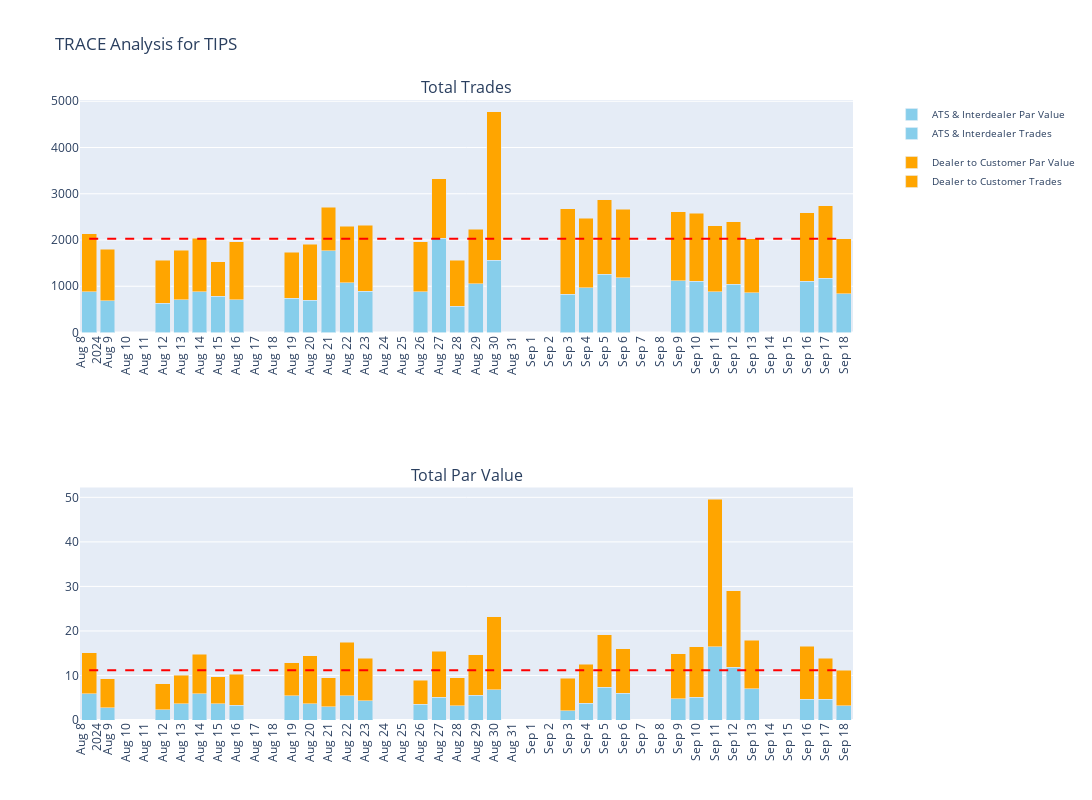

Notebook source saved alongside this figure:
### Code cell
df_TIPS = df[df[('Category', 'Unnamed: 0_level_1')] == "TIPS"]

fig = make_subplots(
    rows=2, cols=1, 
    subplot_titles=[
        f'Total Trades', 
        f'Total Par Value'
    ]
)

add_traces(df_TIPS, 0)  


fig.update_layout(
    height=800,
    width=1500,
    barmode='stack',
    title_text=f'TRACE Analysis for TIPS',
    showlegend=True,
    legend=dict(
        x=1.05,  
        y=1,
        font=dict(size=10)
    )
)

fig.update_xaxes(
    tickangle=-90,
    nticks=len(df_TIPS['Date']),
    tickmode="linear"
)

fig.show()

### Figure 1 — Plotly figure (JSON) as saved in the notebook; plotly's stock layout.template omitted (floating-point values rounded to 4 significant figures)
{"data": [{"legendgroup": "ATS & Interdealer", "marker": {"color": "skyblue"}, "name": "ATS & Interdealer Trades", "showlegend": true, "type": "bar", "x": ["2024-08-08", "2024-08-09", "2024-08-12", "2024-08-13", "2024-08-14", "2024-08-15", "2024-08-16", "2024-08-19", "2024-08-20", "2024-08-21", "2024-08-22", "2024-08-23", "2024-08-26", "2024-08-27", "2024-08-28", "2024-08-29", "2024-08-30", "2024-09-03", "2024-09-04", "2024-09-05", "2024-09-06", "2024-09-09", "2024-09-10", "2024-09-11", "2024-09-12", "2024-09-13", "2024-09-16", "2024-09-17", "2024-09-18"], "xaxis": "x", "y": [880, 690, 631, 706, 881, 789, 709, 740, 694, 1765, 1079, 897, 879, 2043, 571, 1058, 1565, 831, 964, 1262, 1188, 1117, 1112, 886, 1045, 859, 1110, 1168, 841], "yaxis": "y"}, {"legendgroup": "Dealer to Customer", "marker": {"color": "orange"}, "name": "Dealer to Customer Trades", "showlegend": true, "type": "bar", "x": ["2024-08-08", "2024-08-09", "2024-08-12", "2024-08-13", "2024-08-14", "2024-08-15", "2024-08-16", "2024-08-19", "2024-08-20", "2024-08-21", "2024-08-22", "2024-08-23", "2024-08-26", "2024-08-27", "2024-08-28", "2024-08-29", "2024-08-30", "2024-09-03", "2024-09-04", "2024-09-05", "2024-09-06", "2024-09-09", "2024-09-10", "2024-09-11", "2024-09-12", "2024-09-13", "2024-09-16", "2024-09-17", "2024-09-18"], "xaxis": "x", "y": [1256, 1109, 931, 1078, 1156, 736, 1254, 993, 1219, 944, 1218, 1417, 1080, 1283, 988, 1174, 3211, 1843, 1510, 1605, 1477, 1492, 1470, 1427, 1355, 1167, 1475, 1571, 1186], "yaxis": "y"}, {"line": {"color": "red", "dash": "dash"}, "mode": "lines", "showlegend": false, "type": "scatter", "x": ["2024-08-08", "2024-09-18"], "xaxis": "x", "y": [2027, 2027], "yaxis": "y"}, {"legendgroup": "ATS & Interdealer", "marker": {"color": "skyblue"}, "name": "ATS & Interdealer Par Value", "showlegend": true, "type": "bar", "x": ["2024-08-08", "2024-08-09", "2024-08-12", "2024-08-13", "2024-08-14", "2024-08-15", "2024-08-16", "2024-08-19", "2024-08-20", "2024-08-21", "2024-08-22", "2024-08-23", "2024-08-26", "2024-08-27", "2024-08-28", "2024-08-29", "2024-08-30", "2024-09-03", "2024-09-04", "2024-09-05", "2024-09-06", "2024-09-09", "2024-09-10", "2024-09-11", "2024-09-12", "2024-09-13", "2024-09-16", "2024-09-17", "2024-09-18"], "xaxis": "x2", "y": [5.9, 2.8, 2.3, 3.6, 5.9, 3.6, 3.3, 5.5, 3.6, 3, 5.4, 4.3, 3.5, 5.1, 3.2, 5.6, 6.8, 2.1, 3.8, 7.3, 6, 4.8, 5.1, 16.5, 11.8, 7, 4.7, 4.7, 3.2], "yaxis": "y2"}, {"legendgroup": "Dealer to Customer", "marker": {"color": "orange"}, "name": "Dealer to Customer Par Value", "showlegend": true, "type": "bar", "x": ["2024-08-08", "2024-08-09", "2024-08-12", "2024-08-13", "2024-08-14", "2024-08-15", "2024-08-16", "2024-08-19", "2024-08-20", "2024-08-21", "2024-08-22", "2024-08-23", "2024-08-26", "2024-08-27", "2024-08-28", "2024-08-29", "2024-08-30", "2024-09-03", "2024-09-04", "2024-09-05", "2024-09-06", "2024-09-09", "2024-09-10", "2024-09-11", "2024-09-12", "2024-09-13", "2024-09-16", "2024-09-17", "2024-09-18"], "xaxis": "x2", "y": [9.2, 6.5, 5.8, 6.5, 8.9, 6.1, 7, 7.4, 10.8, 6.5, 12.1, 9.6, 5.4, 10.3, 6.3, 9, 16.4, 7.3, 8.7, 11.9, 10, 10.1, 11.4, 33.1, 17.2, 10.9, 11.9, 9.2, 8], "yaxis": "y2"}, {"line": {"color": "red", "dash": "dash"}, "mode": "lines", "showlegend": false, "type": "scatter", "x": ["2024-08-08", "2024-09-18"], "xaxis": "x2", "y": [11.2, 11.2], "yaxis": "y2"}], "layout": {"annotations": [{"font": {"size": 16}, "showarrow": false, "text": "Total Trades", "x": 0.5, "xanchor": "center", "xref": "paper", "y": 1, "yanchor": "bottom", "yref": "paper"}, {"font": {"size": 16}, "showarrow": false, "text": "Total Par Value", "x": 0.5, "xanchor": "center", "xref": "paper", "y": 0.375, "yanchor": "bottom", "yref": "paper"}], "barmode": "stack", "height": 800, "legend": {"font": {"size": 10}, "x": 1.05, "y": 1}, "showlegend": true, "title": {"text": "TRACE Analysis for TIPS"}, "width": 1500, "xaxis": {"anchor": "y", "domain": [0, 1], "nticks": 29, "tickangle": -90, "tickmode": "linear"}, "xaxis2": {"anchor": "y2", "domain": [0, 1], "nticks": 29, "tickangle": -90, "tickmode": "linear"}, "yaxis": {"anchor": "x", "domain": [0.625, 1]}, "yaxis2": {"anchor": "x2", "domain": [0, 0.375]}}}
